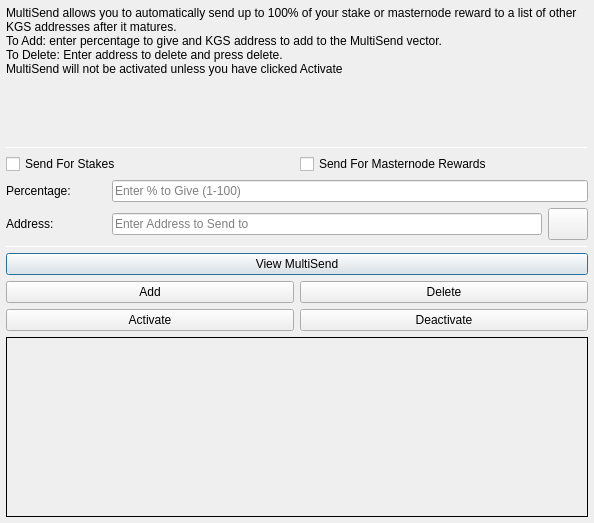
<?xml version="1.0" encoding="UTF-8"?>
<ui version="4.0">
 <class>MultiSendDialog</class>
 <widget class="QDialog" name="MultiSendDialog">
  <property name="windowModality">
   <enum>Qt::NonModal</enum>
  </property>
  <property name="geometry">
   <rect>
    <x>0</x>
    <y>0</y>
    <width>594</width>
    <height>523</height>
   </rect>
  </property>
  <property name="windowTitle">
   <string>MultiSend</string>
  </property>
  <layout class="QVBoxLayout" name="verticalLayout" stretch="0">
   <property name="leftMargin">
    <number>6</number>
   </property>
   <property name="topMargin">
    <number>6</number>
   </property>
   <property name="rightMargin">
    <number>6</number>
   </property>
   <property name="bottomMargin">
    <number>6</number>
   </property>
   <item>
    <layout class="QVBoxLayout" name="verticalLayout_Main" stretch="1,1,1,1,1,1">
     <item>
      <widget class="QLabel" name="label_2">
       <property name="lineWidth">
        <number>1</number>
       </property>
       <property name="text">
        <string>MultiSend allows you to automatically send up to 100% of your stake or masternode reward to a list of other KGS addresses after it matures.
To Add: enter percentage to give and KGS address to add to the MultiSend vector.
To Delete: Enter address to delete and press delete.
MultiSend will not be activated unless you have clicked Activate</string>
       </property>
       <property name="alignment">
        <set>Qt::AlignLeading|Qt::AlignLeft|Qt::AlignTop</set>
       </property>
       <property name="wordWrap">
        <bool>true</bool>
       </property>
      </widget>
     </item>
     <item>
      <widget class="Line" name="line">
       <property name="minimumSize">
        <size>
         <width>0</width>
         <height>1</height>
        </size>
       </property>
       <property name="maximumSize">
        <size>
         <width>16777215</width>
         <height>1</height>
        </size>
       </property>
       <property name="orientation">
        <enum>Qt::Horizontal</enum>
       </property>
      </widget>
     </item>
     <item>
      <layout class="QVBoxLayout" name="verticalLayout_Settings">
       <item>
        <layout class="QHBoxLayout" name="horizontalLayout">
         <item>
          <widget class="QCheckBox" name="multiSendStakeCheckBox">
           <property name="text">
            <string>Send For Stakes</string>
           </property>
          </widget>
         </item>
         <item>
          <widget class="QCheckBox" name="multiSendMasternodeCheckBox">
           <property name="text">
            <string>Send For Masternode Rewards</string>
           </property>
          </widget>
         </item>
        </layout>
       </item>
       <item>
        <layout class="QHBoxLayout" name="horizontalLayout_6">
         <item>
          <widget class="QLabel" name="label">
           <property name="minimumSize">
            <size>
             <width>100</width>
             <height>0</height>
            </size>
           </property>
           <property name="toolTip">
            <string>Percentage of stake to send</string>
           </property>
           <property name="text">
            <string>Percentage:</string>
           </property>
          </widget>
         </item>
         <item>
          <widget class="QLineEdit" name="multiSendPercentEdit">
           <property name="toolTip">
            <string>Enter whole numbers 1 - 100</string>
           </property>
           <property name="placeholderText">
            <string>Enter % to Give (1-100)</string>
           </property>
          </widget>
         </item>
        </layout>
       </item>
       <item>
        <layout class="QHBoxLayout" name="horizontalLayout_7">
         <item>
          <widget class="QLabel" name="label_5">
           <property name="minimumSize">
            <size>
             <width>100</width>
             <height>0</height>
            </size>
           </property>
           <property name="toolTip">
            <string>Address to send portion of stake to</string>
           </property>
           <property name="text">
            <string>Address:</string>
           </property>
          </widget>
         </item>
         <item>
          <widget class="QLineEdit" name="multiSendAddressEdit">
           <property name="toolTip">
            <string/>
           </property>
           <property name="placeholderText">
            <string>Enter Address to Send to</string>
           </property>
          </widget>
         </item>
         <item>
          <widget class="QPushButton" name="addressBookButton">
           <property name="maximumSize">
            <size>
             <width>16777215</width>
             <height>32</height>
            </size>
           </property>
           <property name="toolTip">
            <string>Choose an address from the address book</string>
           </property>
           <property name="text">
            <string/>
           </property>
           <property name="icon">
            <iconset resource="../kingscoin.qrc">
             <normaloff>:/icons/address-book</normaloff>:/icons/address-book</iconset>
           </property>
           <property name="shortcut">
            <string>Alt+A</string>
           </property>
           <property name="autoDefault">
            <bool>false</bool>
           </property>
          </widget>
         </item>
        </layout>
       </item>
      </layout>
     </item>
     <item>
      <widget class="Line" name="line_2">
       <property name="minimumSize">
        <size>
         <width>0</width>
         <height>1</height>
        </size>
       </property>
       <property name="maximumSize">
        <size>
         <width>16777215</width>
         <height>1</height>
        </size>
       </property>
       <property name="orientation">
        <enum>Qt::Horizontal</enum>
       </property>
      </widget>
     </item>
     <item>
      <layout class="QVBoxLayout" name="verticalLayout_Buttons">
       <item>
        <layout class="QHBoxLayout" name="horizontalLayout_4">
         <item>
          <widget class="QPushButton" name="viewButton">
           <property name="toolTip">
            <string/>
           </property>
           <property name="statusTip">
            <string>View MultiSend Vector</string>
           </property>
           <property name="text">
            <string>View MultiSend</string>
           </property>
          </widget>
         </item>
        </layout>
       </item>
       <item>
        <layout class="QHBoxLayout" name="horizontalLayout_2">
         <item>
          <widget class="QPushButton" name="addButton">
           <property name="toolTip">
            <string/>
           </property>
           <property name="statusTip">
            <string>Add to MultiSend Vector</string>
           </property>
           <property name="text">
            <string>Add</string>
           </property>
          </widget>
         </item>
         <item>
          <widget class="QPushButton" name="deleteButton">
           <property name="toolTip">
            <string/>
           </property>
           <property name="statusTip">
            <string>Delete Address From MultiSend Vector</string>
           </property>
           <property name="text">
            <string>Delete</string>
           </property>
          </widget>
         </item>
        </layout>
       </item>
       <item>
        <layout class="QHBoxLayout" name="horizontalLayout_5">
         <item>
          <widget class="QPushButton" name="activateButton">
           <property name="statusTip">
            <string>Activate MultiSend</string>
           </property>
           <property name="text">
            <string>Activate</string>
           </property>
          </widget>
         </item>
         <item>
          <widget class="QPushButton" name="disableButton">
           <property name="statusTip">
            <string>Deactivate MultiSend</string>
           </property>
           <property name="text">
            <string>Deactivate</string>
           </property>
          </widget>
         </item>
        </layout>
       </item>
      </layout>
     </item>
     <item>
      <widget class="QLabel" name="message">
       <property name="minimumSize">
        <size>
         <width>0</width>
         <height>180</height>
        </size>
       </property>
       <property name="frameShape">
        <enum>QFrame::Panel</enum>
       </property>
       <property name="frameShadow">
        <enum>QFrame::Plain</enum>
       </property>
       <property name="lineWidth">
        <number>1</number>
       </property>
       <property name="midLineWidth">
        <number>1</number>
       </property>
       <property name="text">
        <string/>
       </property>
       <property name="alignment">
        <set>Qt::AlignLeading|Qt::AlignLeft|Qt::AlignTop</set>
       </property>
       <property name="wordWrap">
        <bool>true</bool>
       </property>
      </widget>
     </item>
    </layout>
   </item>
  </layout>
 </widget>
 <resources>
  <include location="../kingscoin.qrc"/>
 </resources>
 <connections/>
</ui>
